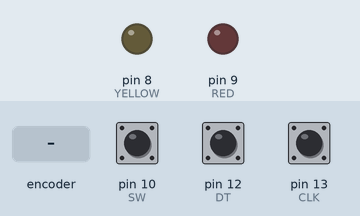
Simulated run of this sketch. Board: Arduino Uno, built with avr-gcc and run on an emulated ATmega328P. Parts: output pins drawn as LEDs (lit = HIGH). Dashed ring = blinking. Inputs (shaded band) come from the test bench; at power-on: pin 10 (SW) HIGH, pin 12 (DT) HIGH, pin 13 (CLK) HIGH. What the sketch prints to the serial monitor is not drawn.

Above: at 1.2 s.
1.3 s: rotary encoder on pin 13 (CLK) / pin 12 (DT) turned 3 steps (first pin leading)
At 1.55 s:
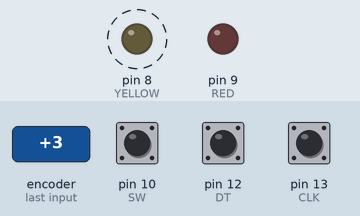
3.4 s: pin 10 (SW) pulled LOW for 0.15 s
At 4.1 s:
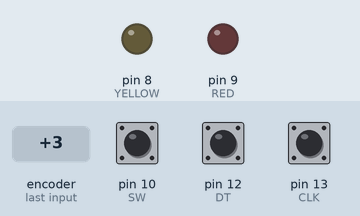
5.0 s: rotary encoder on pin 13 (CLK) / pin 12 (DT) turned 2 steps (second pin leading)
At 6.0 s:
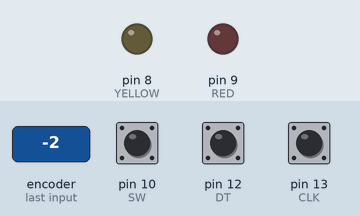
Timing chart, 0 to 8.0 s (numbered marks = the images above; inputs shaded):
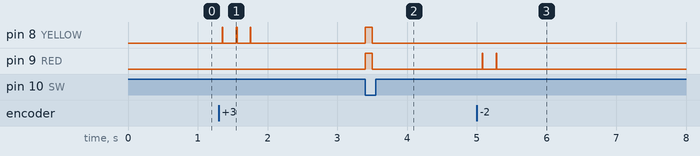

Measured:
- after the input at 1.3 s, pin 8 (YELLOW): alternates HIGH for 0.01 s and LOW for 0.19 s, 6 changes in all, then stays LOW, starting after 0.05 s
- after the input at 3.4 s, pin 8 (YELLOW), pin 9 (RED): LOW → HIGH at once, → LOW 0.10 s later
- after the input at 5.0 s, pin 9 (RED): alternates HIGH for 0.01 s and LOW for 0.19 s, 4 changes in all, then stays LOW, starting after 0.08 s

The sketch:

Powerbank.ino
```cpp
int RED = 9;
int YELLOW = 8;
int DT = 12;
int CLK = 13;
int SW = 10;
int lastStateCLK;
int currentStateCLK;

void setup() {
  pinMode(RED, OUTPUT);
  pinMode(YELLOW, OUTPUT);
  pinMode(CLK, INPUT); //CLK
  pinMode(DT, INPUT); // DT
  pinMode(SW, INPUT);
  //for debugging
  Serial.begin(9600);
  // for comparison
  lastStateCLK = digitalRead(13);
}

void menuFunction() {
    // currently, LEDs represent directions.
  currentStateCLK = digitalRead(CLK);
  Serial.print(currentStateCLK);
  Serial.print(digitalRead(DT));
  //if any change is detected
  if (currentStateCLK != lastStateCLK && currentStateCLK == 1) {
    //counter clockwise
    if (digitalRead(DT) != currentStateCLK) {
      digitalWrite(YELLOW, HIGH);
      delay(10);
      digitalWrite(YELLOW, LOW);
    }
    //clockwise
    else {
      digitalWrite(RED, HIGH);
      delay(10);
      digitalWrite(RED, LOW);
    }
  }
    lastStateCLK = currentStateCLK;
    delay(1);
    int swState = digitalRead(SW);
    //button press; not hold
    if (swState == LOW) {
      digitalWrite(RED, HIGH);
      digitalWrite(YELLOW, HIGH);
      delay(100);
      while (swState == LOW) {
        digitalWrite(RED, LOW);
        digitalWrite(YELLOW, LOW);
        swState = digitalRead(SW);
      }
    }
}


void loop() {
  menuFunction();
  }
```
